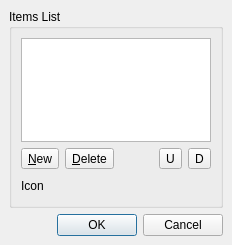
<?xml version="1.0" encoding="UTF-8"?>
<ui version="4.0">
 <comment>
* Copyright (C) 2016 The Qt Company Ltd.
* SPDX-License-Identifier: LicenseRef-Qt-Commercial OR GPL-3.0-only
</comment>
 <class>qdesigner_internal::ListWidgetEditor</class>
 <widget class="QDialog" name="qdesigner_internal::ListWidgetEditor">
  <property name="geometry">
   <rect>
    <x>0</x>
    <y>0</y>
    <width>232</width>
    <height>245</height>
   </rect>
  </property>
  <property name="windowTitle">
   <string>Dialog</string>
  </property>
  <layout class="QVBoxLayout">
   <property name="spacing">
    <number>6</number>
   </property>
   <property name="margin" stdset="0">
    <number>9</number>
   </property>
   <item>
    <widget class="QGroupBox" name="groupBox">
     <property name="title">
      <string>Items List</string>
     </property>
     <layout class="QGridLayout" name="gridLayout">
      <item row="0" column="0">
       <widget class="QListWidget" name="listWidget">
        <property name="toolTip">
         <string>Items List</string>
        </property>
       </widget>
      </item>
      <item row="1" column="0">
       <layout class="QHBoxLayout" name="horizontalLayout_2">
        <item>
         <widget class="QToolButton" name="newItemButton">
          <property name="toolTip">
           <string>New Item</string>
          </property>
          <property name="text">
           <string>&amp;New</string>
          </property>
         </widget>
        </item>
        <item>
         <widget class="QToolButton" name="deleteItemButton">
          <property name="toolTip">
           <string>Delete Item</string>
          </property>
          <property name="text">
           <string>&amp;Delete</string>
          </property>
         </widget>
        </item>
        <item>
         <spacer>
          <property name="orientation">
           <enum>Qt::Orientation::Horizontal</enum>
          </property>
          <property name="sizeHint" stdset="0">
           <size>
            <width>16</width>
            <height>10</height>
           </size>
          </property>
         </spacer>
        </item>
        <item>
         <widget class="QToolButton" name="moveItemUpButton">
          <property name="toolTip">
           <string>Move Item Up</string>
          </property>
          <property name="text">
           <string>U</string>
          </property>
         </widget>
        </item>
        <item>
         <widget class="QToolButton" name="moveItemDownButton">
          <property name="toolTip">
           <string>Move Item Down</string>
          </property>
          <property name="text">
           <string>D</string>
          </property>
         </widget>
        </item>
       </layout>
      </item>
      <item row="2" column="0">
       <layout class="QHBoxLayout" name="horizontalLayout">
        <item>
         <widget class="QLabel" name="label">
          <property name="text">
           <string>Icon</string>
          </property>
         </widget>
        </item>
        <item>
         <widget class="qdesigner_internal::IconSelector" name="itemIconSelector" native="true"/>
        </item>
        <item>
         <spacer name="horizontalSpacer">
          <property name="orientation">
           <enum>Qt::Orientation::Horizontal</enum>
          </property>
          <property name="sizeHint" stdset="0">
           <size>
            <width>108</width>
            <height>21</height>
           </size>
          </property>
         </spacer>
        </item>
       </layout>
      </item>
     </layout>
    </widget>
   </item>
   <item>
    <widget class="QDialogButtonBox" name="buttonBox">
     <property name="orientation">
      <enum>Qt::Orientation::Horizontal</enum>
     </property>
     <property name="standardButtons">
      <set>QDialogButtonBox::StandardButton::Cancel|QDialogButtonBox::StandardButton::Ok</set>
     </property>
    </widget>
   </item>
  </layout>
  <zorder>buttonBox</zorder>
  <zorder>groupBox</zorder>
 </widget>
 <customwidgets>
  <customwidget>
   <class>qdesigner_internal::IconSelector</class>
   <extends>QWidget</extends>
   <header>iconselector_p.h</header>
   <container>1</container>
  </customwidget>
 </customwidgets>
 <tabstops>
  <tabstop>listWidget</tabstop>
  <tabstop>newItemButton</tabstop>
  <tabstop>deleteItemButton</tabstop>
  <tabstop>moveItemUpButton</tabstop>
  <tabstop>moveItemDownButton</tabstop>
 </tabstops>
 <resources/>
 <connections>
  <connection>
   <sender>buttonBox</sender>
   <signal>accepted()</signal>
   <receiver>qdesigner_internal::ListWidgetEditor</receiver>
   <slot>accept()</slot>
   <hints>
    <hint type="sourcelabel">
     <x>140</x>
     <y>291</y>
    </hint>
    <hint type="destinationlabel">
     <x>73</x>
     <y>301</y>
    </hint>
   </hints>
  </connection>
  <connection>
   <sender>buttonBox</sender>
   <signal>rejected()</signal>
   <receiver>qdesigner_internal::ListWidgetEditor</receiver>
   <slot>reject()</slot>
   <hints>
    <hint type="sourcelabel">
     <x>230</x>
     <y>289</y>
    </hint>
    <hint type="destinationlabel">
     <x>253</x>
     <y>304</y>
    </hint>
   </hints>
  </connection>
 </connections>
</ui>
